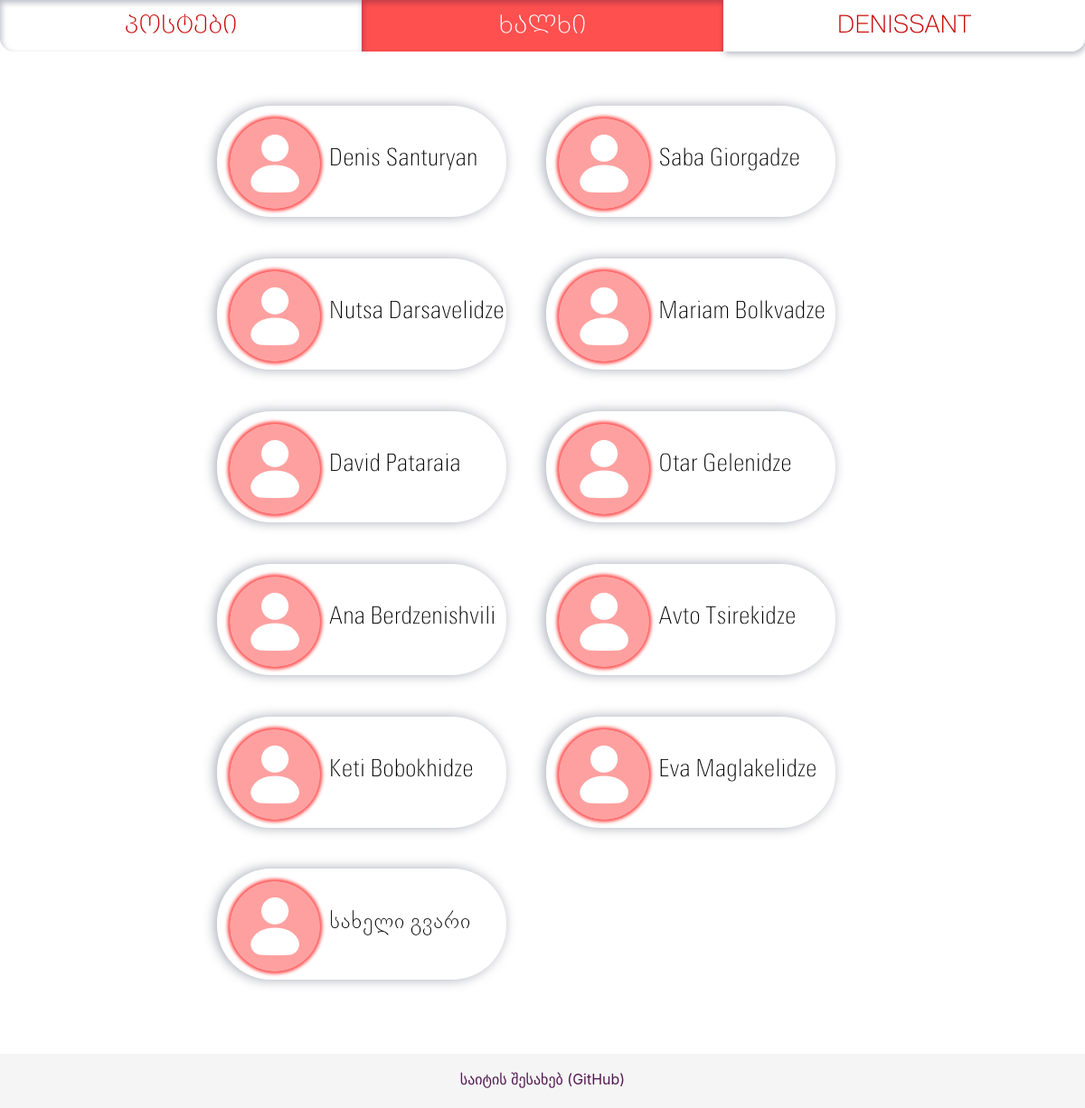
The page /people/ (signed in) on the database its author committed.
### app/models/users.py (models this page shows, shortened)
class User(db.Model, UserMixin):
    __tablename__ = 'users'
    id = db.Column(db.Integer, primary_key=True)
    username = db.Column(db.String(16), unique=True, nullable=False, index=True)
    password = db.Column(db.String(255))
    name_first = db.Column(db.String)
    name_last = db.Column(db.String)
    email = db.Column(db.String(64), unique=True, nullable=False, index=True)
    sex = db.Column(db.String)
    dob = db.Column(db.Date)
    age = db.Column(db.Integer)
    picture = db.Column(db.String)
    post = db.relationship('PostsModel', backref='User', uselist=False)
    comment = db.relationship('Comment', backref='User', uselist=False)
    roles = db.relationship('Role', secondary=roles_users,
                            backref=db.backref('users', lazy='dynamic'))

### app/profiles/views.py (the view)
@profiles_blueprint.route('/')
@profiles_blueprint.route('/<username>', methods=['GET', 'POST'])
def list_people(username=None):
    if username:
        friend_request_form = FriendRequestForm()
        incoming_requests = FriendRequest.query.filter_by(recipient_user=current_user.id, active=1).all()
        incoming_requests_ids = [r.id for r in incoming_requests]
        incoming_requests_senders = [r.sender_user for r in incoming_requests]
        incoming_requests = [incoming_requests_ids, incoming_requests_senders]
        user = User.find_by_username(username)
        friend_asked = FriendRequest.query.filter_by(recipient_user=user.id,
                                                     sender_user=current_user.id,
                                                     active=1).first()
        if request.method == 'POST':  # happens when sending a friend request or deleting an existing one
            sender = int(friend_request_form.sender_user.data)
            receiver = int(friend_request_form.receiving_user.data)
            if sender == current_user.id and receiver == user.id:
                if friend_request_form.submit_friend_request.data:
                    if not friend_asked:
                        new_friend_request = FriendRequest(sender_user=sender,
                                                           recipient_user=receiver)
                        db.session.add(new_friend_request)
                        db.session.commit()
                        return redirect(url_for('profiles.list_people', username=user.username))
                elif friend_request_form.undo_friend_request.data:
                    if friend_asked:
                        db.session.delete(friend_asked)
                        db.session.commit()
                        return redirect(url_for('profiles.list_people', username=user.username))
        return render_template('people_profile.html', pages=generate_nav_links(),
                               user=user,
                               friend_request_form=friend_request_form,
                               friend_asked=friend_asked,
                               incoming_requests=incoming_requests)
    else:
        people_list = User.query.all()
        return render_template('people.html', pages=generate_nav_links(), people_list=people_list)

### app/models/users.py (called while the page is built)
@login_manager.user_loader
def load_user(user_id):
    try:
        return User.query.get(user_id)
    except Exception as e:
        print(e)

### app/tools/nav_link_list.py (called while the page is built)
def generate_nav_links():
    pages_nav_list = [
        ("posts.list_posts", "პოსტები"),
        ("profiles.list_people", "ხალხი"),
        ("auth.auth", "შესვლა")
    ]
    from flask_login import current_user
    if current_user.is_authenticated:
        pages_nav_list[2] = ('profiles.profile', current_user.username.upper())
    return pages_nav_list

### app/profiles/templates/people.html
{% extends "base.html" %}
{% block content %}
{% from 'macros_images.html' import show_profile_picture %}
        <div class="profile-list-all c-8">
        {% for p in people_list %}
            <a href="{{p.username}}">
                <div class="profile-list-one c-4">
                    <table style="flex-direction: row">
                    <tbody>
                        <tr>
                            <td> {{ show_profile_picture(p, 'profile-list-image') }}
                                <span class="profile-list-name"> {{ p.name_first }} {{ p.name_last }}</span>
                            </td>
                        </tr>
                    </tbody>
                    </table>
                </div>
            </a>
        {% endfor %}
        </div>
{% endblock %}

### app/posts/templates/macros_images.html (shortened to what this page needs)
{% macro show_profile_picture(user, style) %}
      {% if user.picture %}
        <img src="{{ url_for('static', filename='uploads/profile_pictures/%s' % user.picture) }}" class="{{style}}" alt="my_profile_picture">
      {% else %}
        <img src="{{ url_for('static', filename='uploads/profile_pictures/default_profile_picture.png') }}" class="{{style}}" alt="my_profile_picture">
      {% endif %}
{% endmacro %}

### app/static/styles.css (style rules this page uses)
html, body { margin: 0; padding: 0; height: 100%; background-color: rgb(255, 248, 250); }
* { box-sizing: border-box; }
.c-4 { width: 33.33%; }
.c-8 { width: 66.66%; }
.profile-list-all { margin: auto; padding-top: 5%; flex-direction: row; }
.profile-list-one { display: inline-block; margin-left: 5%; margin-bottom: 5%; width: 40%; background-color: white; border-radius: 3.75rem; padding: 1%; box-shadow: -0.15rem 0 0.8rem rgba(2, 12, 47, 0.35); }
.profile-list-name { font-family: "Open Sans Mixed", "BPG Nino Elite", sans-serif; font-size: 1.625rem; color: #000000; overflow: hidden; white-space: nowrap; text-overflow: ellipsis; max-width: 15rem; display: inline-block; position: absolute; text-align: center; margin-top: 2.5%; }
.profile-list-image { border-radius: 3.125rem; background-color: #ff5050; box-shadow: 0 0 0.24rem 0.15rem #ff5050; height: 6.25rem; width: 6.25rem; margin: 0.312rem 0.625rem 0 0.312rem; }

### app/profiles/static/style.css (style rules this page uses)
body { background-color: white; }

### rows shown on the page
User: name_first "Denis", name_last "Santuryan"
User: name_first "Saba", name_last "Giorgadze"
User: name_first "Nutsa", name_last "Darsavelidze"
User: name_first "Mariam", name_last "Bolkvadze"
User: name_first "David", name_last "Pataraia"
User: name_first "Otar", name_last "Gelenidze"
User: name_first "Ana", name_last "Berdzenishvili"
User: name_first "Avto", name_last "Tsirekidze"
User: name_first "Keti", name_last "Bobokhidze"
User: name_first "Eva", name_last "Maglakelidze"
User: name_first "სახელი", name_last "გვარი"

### other values the page prints
{{ page[1] }} "პოსტები" "DENISSANT"
{{ page[1] }} "ხალხი"
